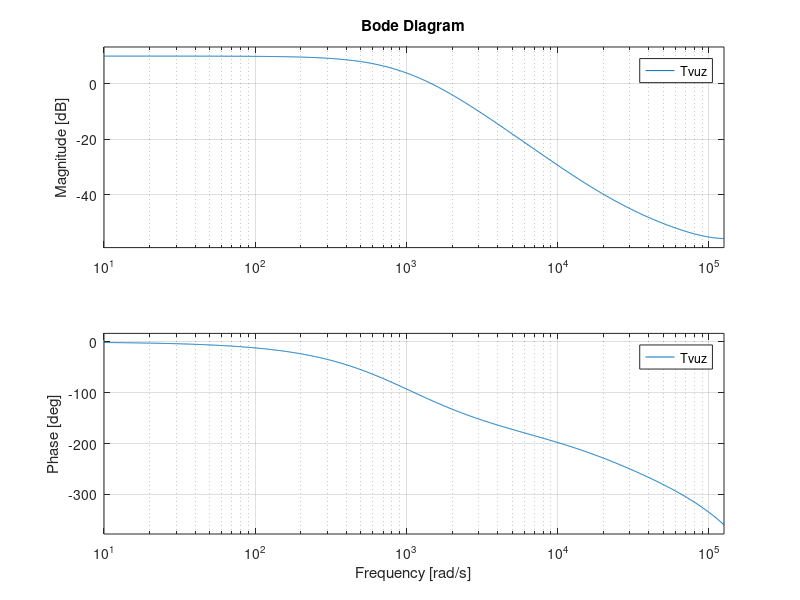

Write MATLAB code to recreate this figure.
clc;
clear all;
close all;

%%%%%%%%%%%%%%%%%%
%%%%Parametros%%%%
%%%%%%%%%%%%%%%%%%

Ci=470*10^-6; 
Rci=62*10^-3; 
Rg=0;  
L=220*10^-6;
Rl=439*10^-3;  
Co=300*10^-6;
Rco=12.5*10^-3;
Vo=12;
Vg=4;
Ro= 100;

Ts=1/(40*10^3);

tcntrl=4e-6; %el retraso de ADC y regulador
Rs1=620*10^3;
Rs2=38.3*10^3;

H=Rs2/(Rs1+Rs2); % T da igual pq no lo vas a usar

%ADC
V_max_ADC=1;
V_min_ADC=0;
B_ADC=8;
q_adc=(V_max_ADC-V_min_ADC)/2^B_ADC;
%DPWM
V_max_DPWM=1;
B_DPWM=11;
q_pwm=((V_max_DPWM)/(2^B_DPWM));

%Valor de Ki
Ki=0.042909822280111;

%margen de seguridad (debe de ser menor de 1)
alfa=0.7;

%%%%%%%%%%Más variables%%%%%%%%

P=Vo^2/Ro;
D=Vo/(Vo+Vg);
tdpwm=D*Ts; %Esto cambia
td=tdpwm+tcntrl;
Il=P/(Vg*D);

%%Espacio de Estado con retardo

% Poner las matrices A1 es cuando el Il sube y A0 cuando baja.
A1=[ -(1/(Ci*(Rg+Rci))) 0 -(Rg/(Ci*(Rg+Rci))); 0 -(1/(Co*(Ro+Rco))) 0; Rg/(L*(Rg+Rci)) 0 -((Rg*Rl+Rci*Rg+Rl*Rci)/(L*(Rg+Rci))) ];
A0=[ -(1/(Ci*(Rg+Rci))) 0 0; 0 -(1/(Co*(Ro+Rco))) Ro/(Co*(Ro+Rco)); 0 -(Ro/(L*(Ro+Rco))) -((Rco*Rl+Rco*Ro+Rl*Ro)/(L*(Ro+Rco)))];
b1=[ 1/(Ci*(Rg+Rci)); 0; Rci/(L*(Rg+Rci))];
b0=[ 1/(Ci*(Rg+Rci)); 0; 0];
c1=[ 0 0 1; 0 Ro/(Rco+Ro) 0];
c0=[ 0 0 1; 0 (Ro/(Ro+Rco)) (Ro*Rco/(Ro+Rco))];
%Calculos si el DPWM es de trailing edge, la matriz A1 y A0 debe de ser invertible
Dprime=1-D;
A1i = A1^-1;
A0i = A0^-1;
Xdown = ((eye(3)-expm(A1*D*Ts)*expm(A0*Dprime*Ts))^-1)*(-expm(A1*D*Ts)*A0i*(eye(3)-expm(A0*Dprime*Ts))*b0+ -A1i*(eye(3)-expm(A1*D*Ts))*b1)*(Vg);
Phi = expm(A0*(Ts-td))*expm(A1*D*Ts)*expm(A0*(td-D*Ts));
%Asumes que el Nr es 1 (voltage del DPWM) y H=1, esto no es del todo cierto
%pero en el escalado 
%del regulador lo vas a  solucionar se va a dividir entre 1/Nr para que si sea cierto (Para mayor comodidad)
gamma = expm(A0*(Ts-td))*((A1-A0)*Xdown + (b1-b0)*(Vg))*Ts;
delta = c1; %Aqui pone la c0 si el muestreado ocurre durante el periodo 0, o c1 si el muestreado ocurre durante el periodo 1
%Despues extraer la funcion que queremos
sys = ss(Phi,gamma,delta(2,:),0,Ts); % Construir un objeto que sea del "State Space"
Tvuz = tf(sys); %Obtener la funcion de transferencia de dicho objeto
Tvuz=series(Tvuz,H);
bode(Tvuz)
%Ver cual es la ganancia en DC
[mag1,phase1,wout1] = bode(Tvuz,0.1);

if(mag1*Ki<alfa)
    fprintf("Se cumple A2, por lo cual puede que no haya ciclos limites");
else
    fprintf("No se cumple A2, por lo cual puede que haya ciclos limites");
end
